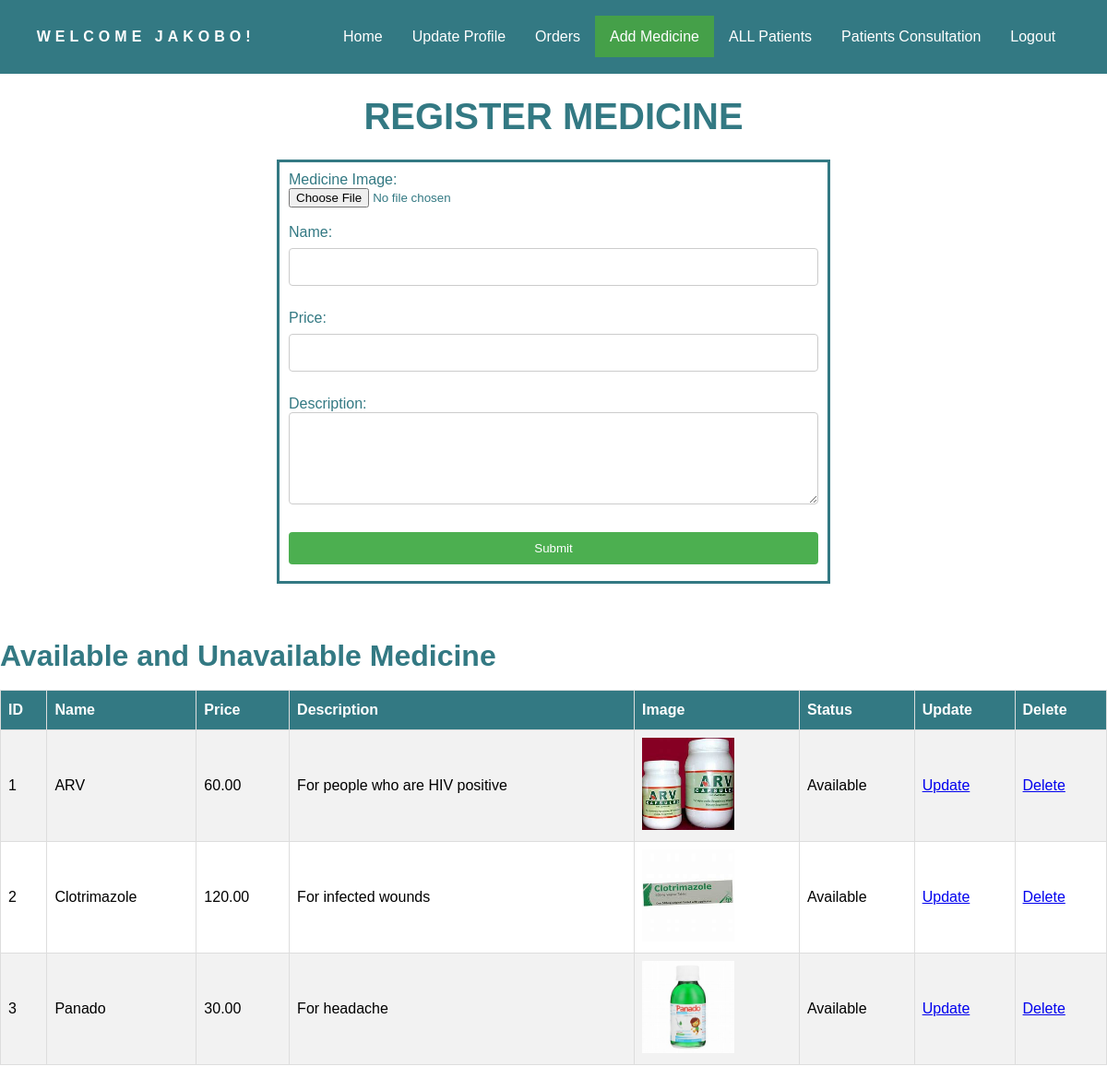
The app's page /pharmacist/medicine_reg.php (signed in) with its own data.
### tables this page shows
CREATE TABLE `medicines` (
  `medicine_id` int(6) UNSIGNED NOT NULL,
  `medicine_image` varchar(255) NOT NULL,
  `name` varchar(255) NOT NULL,
  `price` decimal(10,2) NOT NULL,
  `description` text NOT NULL,
  `status` varchar(250) NOT NULL
);

### pharmacist/medicine_reg.php (the view, shortened to what this page needs)
<?php
include_once("conn.php");
?>
<!DOCTYPE html>
<html>
  <head>
    <link rel="stylesheet" href="../css/style.css" />
  </head>
  <body>
    <nav>
      <div class="heading">
        <h4>Welcome <?php echo $_SESSION['name']; ?>! </h4>
      </div>
      <ul class="nav-links">
        <li><a href="index.php">Home</a></li>
        <li><a href="update_pharmacist.php">Update Profile</a></li>
        <li><a href="Orders.php">Orders</a></li>
        <li><a class="active" href="medicine_reg.php">Add Medicine</a></li>
        <li><a href="view_patients.php">ALL Patients</a></li>
        <li><a href="medical_history.php">Patients Consultation</a></li>
        <li> <a href="logout.php">Logout</a></li>
      </ul>
    </nav>
    <div class="header">
            <h1>REGISTER MEDICINE</h1>
        </div>
     <div class="first-box">
    <form method="post" action="medicine_reg.php" enctype="multipart/form-data">
        <label>Medicine Image:</label>
        <br>
        <input type="file" name="medicine_image" accept="image/*" required><br><br>
        <label>Name:</label>
        <br>
        <input type="text" name="name" required><br><br>
        <label>Price:</label>
        <br>
        <input type="number" name="price" required min="0"><br><br>
        <label>Description:</label>
        <br>
        <textarea name="description" required></textarea><br><br>
        <input type="submit" name="submit">
    </form>
    </div>
      <div class="meds">
          <h1> Available and Unavailable Medicine</h1>
      </div>
</body>
</html>
<?php
$sql = "SELECT * FROM medicines";
$result = mysqli_query($conn, $sql);
if (mysqli_num_rows($result) > 0) {
    echo "<table id=\"customers\">";
    echo "<tr><th>ID</th><th>Name</th><th>Price</th><th>Description</th><th>Image</th><th>Status</th><th>Update</th><th>Delete</th></tr>";
    while ($row = mysqli_fetch_assoc($result)) {
        echo "<tr>";
        echo "<td>" . $row['medicine_id'] . "</td>";
        echo "<td>" . $row['name'] . "</td>";
        echo "<td>" . $row['price'] . "</td>";
        echo "<td>" . $row['description'] . "</td>";
        echo "<td><img src='uploads/" . $row['medicine_image'] . "' width='100' height='100'></td>";
		echo "<td>" . $row['status'] . "</td>";
		echo "<td><a href='update_medicine.php?id=" . $row['medicine_id'] . "'>Update</a></td>";
        echo "<td><a href='delete.php?id=" . $row['medicine_id'] . "' onclick='return confirm(\"Are you sure you want to delete this record?\");'>Delete</a></td>";
		echo "</tr>";
    }
    echo "</table>";
} else {
    echo "No medicines found.";
}
?>

### css/style.css (style rules this page uses)
* { padding: 0; margin: 0; box-sizing: border-box; font-family: 'Raleway', sans-serif; }
body { min-height: 100vh; }
nav { display: flex; justify-content: space-around; align-items: center; min-height: 10vh; background-color: #337983; }
.heading { color: white; text-transform: uppercase; letter-spacing: 5px; }
.nav-links { display: flex; justify-content: space-around; }
.nav-links li { list-style: none; }
.nav-links a { color: white; text-decoration: none; padding: 14px 16px; }
.nav-links li a.active { background-color: #45a049; }
.header { margin-top: 2%; width: 100%; text-align: center; margin-bottom: 2%; }
.header h1 { font-size: 40px; text-transform: uppercase; color: #337983; }
.first-box { margin: auto; width: 50%; border: 3px solid #337983; padding: 10px; color: #337983; margin-bottom: 5%; }
label { color: #337983; font-size: medium; }
input[type=text], input[type=password], input[type=number], input[type=email], input[type=date], select { width: 100%; padding: 12px 20px; margin: 8px 0; display: inline-block; border: 1px solid #ccc; border-radius: 4px; box-sizing: border-box; }
input[type=submit] { width: 100%; background-color: #4caf50; color: white; padding: 10px 10px; margin: 8px 0; border: none; border-radius: 4px; cursor: pointer; }
textarea { width: 100%; height: 100px; border: 1px solid #ccc; border-radius: 4px; }
.meds h1 { color: #337983; }
#customers { font-family: Arial, Helvetica, sans-serif; border-collapse: collapse; width: 100%; margin-bottom: 50px; }
#customers td, #customers th { border: 1px solid #ddd; padding: 8px; }
#customers tr:nth-child(even) { background-color: #f2f2f2; }
#customers th { padding-top: 12px; padding-bottom: 12px; text-align: left; background-color: #337983; color: white; }

### records on screen
medicines: medicine_id "1", name "ARV", price "60.00", description "For people who are HIV positive", medicine_image (picture), status "Available"
medicines: medicine_id "2", name "Clotrimazole", price "120.00", description "For infected wounds", medicine_image (picture), status "Available"
medicines: medicine_id "3", name "Panado", price "30.00", description "For headache", medicine_image (picture), status "Available"

### other values on screen
$_SESSION['name'] "JAKOBO"
